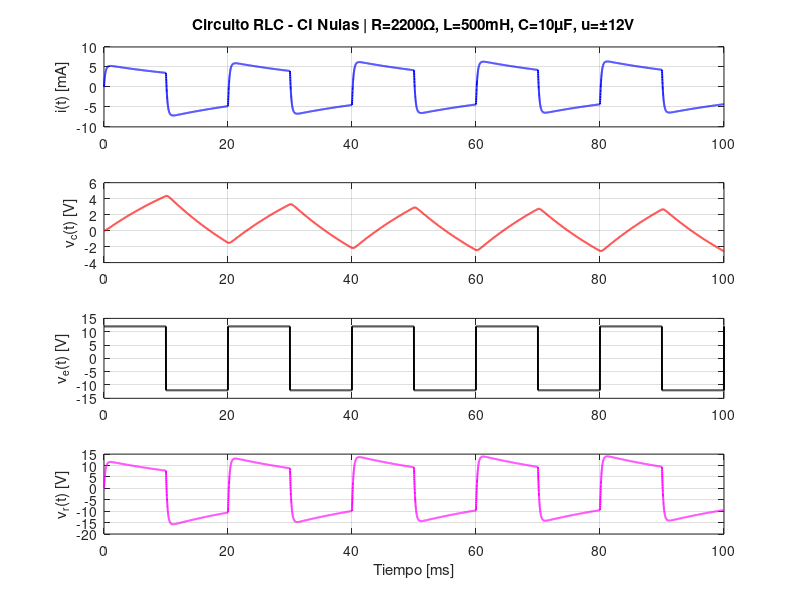
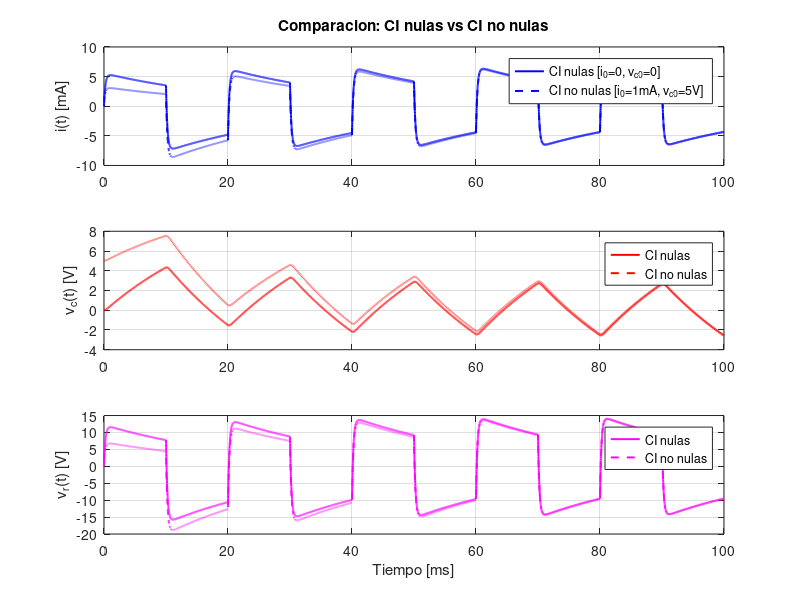

Here is the MATLAB script that generated these plots, in order:
% ===========================================================
%   Modelado RLC en Variables de Estado - Dr. Ing. Pucheta
%   Sistemas de Control II - FCEFyN - UNC
%   Actividad Practica 1 - Caso de estudio 1 - Items 1 y 2
% ===========================================================
%
% Sistema: Circuito RLC serie
% Variables de estado: x = [i, v_c]^T
% Entrada:  u = v_e(t)  (escalon +/-12V, cambia signo cada 10ms)
% Salida:   y = v_r(t) = R * i(t)
%
% Modelo en espacio de estados:
%   x_dot = A*x(t) + b*u(t)
%   y     = c^T * x(t)
%
% Matrices (Ec. 2-4 clase 2):
%   A = [-R/L  -1/L]    b = [1/L]    c^T = [R  0]
%       [ 1/C   0  ]        [ 0 ]
%
% Integracion numerica: Euler explicito
%   x[k+1] = x[k] + dt * (A*x[k] + b*u[k])
%   y[k]   = c' * x[k]
% ===========================================================

clear all; close all; clc;

fprintf('=====================================================\n');
fprintf('  MODELADO RLC EN VARIABLES DE ESTADO\n');
fprintf('  Dr. Ing. Pucheta | Sistemas de Control II\n');
fprintf('=====================================================\n\n');

% ============================================================
% PARAMETROS DEL CIRCUITO (Item 1 - Actividad Practica 1)
% ============================================================
R       = 2200;      % Resistencia [Ohm] - 2.2 kOhm
L       = 500e-3;    % Inductancia [H]   - 500 mHy
C       = 10e-6;     % Capacitancia [F]  - 10 uF
V_amp   = 12.0;      % Amplitud del escalon [V]
T_signo = 10e-3;     % Periodo de cambio de signo [s] - 10 ms

fprintf('Parametros del circuito:\n');
fprintf('  R = %d Ohm\n', R);
fprintf('  L = %.1f mH\n', L*1e3);
fprintf('  C = %.1f uF\n', C*1e6);
fprintf('  Entrada: +/-%.1f V, cambia signo cada %.0f ms\n\n', V_amp, T_signo*1e3);

% ============================================================
% MATRICES DEL SISTEMA EN ESPACIO DE ESTADOS
% ============================================================
A = [-R/L,  -1/L;
      1/C,   0  ];

b = [1/L;
     0  ];

c = [R;
     0];      % y = c' * x  => v_r = R*i

fprintf('Matriz de estados A:\n');
disp(A);
fprintf('Vector de entrada b:\n');
disp(b);
fprintf('Vector de salida c^T:\n');
disp(c');

% ============================================================
% ANALISIS: AUTOVALORES
% ============================================================
autovalores = eig(A);
fprintf('Autovalores del sistema:\n');
for k = 1:length(autovalores)
  fprintf('  lambda_%d = %.4f + %.4fi\n', k, real(autovalores(k)), imag(autovalores(k)));
end
if all(real(autovalores) < 0)
  fprintf('  => Sistema ESTABLE (Re(lambda) < 0)\n\n');
else
  fprintf('  => Sistema INESTABLE\n\n');
end

% ============================================================
% CONFIGURACION DE LA SIMULACION
% ============================================================
dt    = 1e-5;      % Paso de integracion [s]
t_fin = 0.10;      % Tiempo total [s]
t     = 0:dt:t_fin;
N     = length(t);

% Generacion de la entrada: escalon +12V/-12V cada T_signo
u_hist = zeros(1, N);
for k = 1:N
  n_periodo = floor(t(k) / T_signo);
  if mod(n_periodo, 2) == 0
    u_hist(k) = +V_amp;
  else
    u_hist(k) = -V_amp;
  end
end

% ============================================================
% SIMULACION A - CONDICIONES INICIALES NULAS
% ============================================================
fprintf('Simulando con condiciones iniciales NULAS...\n');
x0 = [0; 0];       % i(0) = 0 A,  v_c(0) = 0 V

x = zeros(2, N);
x(:,1) = x0;

for k = 1:N-1
  x(:,k+1) = x(:,k) + dt * (A * x(:,k) + b * u_hist(k));
end

i_t  = x(1,:);      % Corriente [A]
vc_t = x(2,:);      % Tension en capacitor [V]
vr_t = c' * x;      % Salida: tension en resistor [V]  (= R*i)

% ============================================================
% SIMULACION B - CONDICIONES INICIALES NO NULAS
% ============================================================
fprintf('Simulando con condiciones iniciales NO NULAS...\n\n');
x0_nn = [1e-3; 5.0];   % i(0) = 1 mA,  v_c(0) = 5 V

x_nn = zeros(2, N);
x_nn(:,1) = x0_nn;

for k = 1:N-1
  x_nn(:,k+1) = x_nn(:,k) + dt * (A * x_nn(:,k) + b * u_hist(k));
end

vr_nn = c' * x_nn;

% ============================================================
% FIGURA 1 - CI NULAS: las 4 variables
% ============================================================
figure(1);
t_ms = t * 1e3;   % tiempo en ms para graficos

subplot(4,1,1);
plot(t_ms, i_t*1e3, 'b', 'LineWidth', 1.4);
ylabel('i(t) [mA]');
title('Circuito RLC - CI Nulas | R=2200\Omega, L=500mH, C=10\muF, u=\pm12V');
grid on;

subplot(4,1,2);
plot(t_ms, vc_t, 'r', 'LineWidth', 1.4);
ylabel('v_c(t) [V]');
grid on;

subplot(4,1,3);
plot(t_ms, u_hist, 'k', 'LineWidth', 1.4);
ylabel('v_e(t) [V]');
ylim([-15 15]);
grid on;

subplot(4,1,4);
plot(t_ms, vr_t, 'm', 'LineWidth', 1.4);
ylabel('v_r(t) [V]');
xlabel('Tiempo [ms]');
grid on;

% ============================================================
% FIGURA 2 - COMPARACION CI nulas vs no nulas
% ============================================================
figure(2);

subplot(3,1,1);
plot(t_ms, i_t*1e3, 'b', 'LineWidth', 1.4); hold on;
plot(t_ms, x_nn(1,:)*1e3, 'b--', 'LineWidth', 1.4);
legend('CI nulas [i_0=0, v_{c0}=0]', 'CI no nulas [i_0=1mA, v_{c0}=5V]', 'Location','best');
ylabel('i(t) [mA]');
title('Comparacion: CI nulas vs CI no nulas');
grid on;

subplot(3,1,2);
plot(t_ms, vc_t, 'r', 'LineWidth', 1.4); hold on;
plot(t_ms, x_nn(2,:), 'r--', 'LineWidth', 1.4);
legend('CI nulas', 'CI no nulas', 'Location','best');
ylabel('v_c(t) [V]');
grid on;

subplot(3,1,3);
plot(t_ms, vr_t, 'm', 'LineWidth', 1.4); hold on;
plot(t_ms, vr_nn, 'm--', 'LineWidth', 1.4);
legend('CI nulas', 'CI no nulas', 'Location','best');
ylabel('v_r(t) [V]');
xlabel('Tiempo [ms]');
grid on;

% ============================================================
% RESUMEN EN CONSOLA
% ============================================================
fprintf('RESULTADOS:\n');
fprintf('  i_max  (CI nulas)  = %.4f mA\n', max(abs(i_t))*1e3);
fprintf('  vc_max (CI nulas)  = %.4f V\n',  max(abs(vc_t)));
fprintf('  vr_max (CI nulas)  = %.4f V\n',  max(abs(vr_t)));
fprintf('\n  i_max  (CI no nulas) = %.4f mA\n', max(abs(x_nn(1,:)))*1e3);
fprintf('  vc_max (CI no nulas) = %.4f V\n',  max(abs(x_nn(2,:))));
fprintf('  vr_max (CI no nulas) = %.4f V\n',  max(abs(vr_nn)));

fprintf('\n=====================================================\n');
fprintf('  Simulacion completada exitosamente.\n');
fprintf('=====================================================\n');
